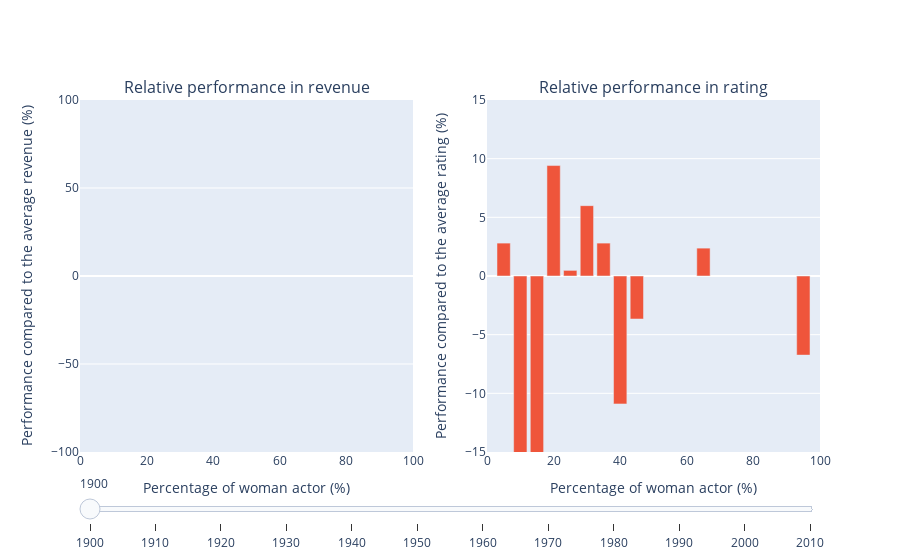

Here is the notebook cell this chart was saved with:
### Code cell
# Remove the rows where 'Year group' is 1880 or 1890. There are so few data and it's really not needed
new_df = new_df[~new_df['Year group'].isin([1880, 1890])]

# Group by 'Year group' and 'Percentage of Women Group', then calculate the mean
grouped_df = new_df.groupby(['Year group', 'Percentage of women group']).mean().reset_index()

# Get sorted unique years
years = sorted(grouped_df['Year group'].unique())

# Create a figure with subplots
fig = make_subplots(rows=1, cols=2, subplot_titles=('Relative performance in revenue', 'Relative performance in rating'))

# Set the initial Y axis ranges. So it does not change everytime we slide
bo_range = [-100, 100]
rating_range = [-15, 15]

# Define the initial year for the bar traces
initial_year = years[0]

# Add bar traces for the initial year to set up the figure
fig.add_trace(
    go.Bar(x=grouped_df[grouped_df['Year group'] == initial_year]['Percentage of women group'],
           y=grouped_df[grouped_df['Year group'] == initial_year]['Performance vs average BO'],
           name='Performance vs average BO'),
    row=1, col=1
)
fig.add_trace(
    go.Bar(x=grouped_df[grouped_df['Year group'] == initial_year]['Percentage of women group'],
           y=grouped_df[grouped_df['Year group'] == initial_year]['Performance vs average rating'],
           name='Performance vs average rating'),
    row=1, col=2
)

# Create the frames for the animation
frames = []
for year in years:
    frame = go.Frame(
        data=[
            go.Bar(x=grouped_df[grouped_df['Year group'] == year]['Percentage of women group'],
                   y=grouped_df[grouped_df['Year group'] == year]['Performance vs average BO']),
            go.Bar(x=grouped_df[grouped_df['Year group'] == year]['Percentage of women group'],
                   y=grouped_df[grouped_df['Year group'] == year]['Performance vs average rating'])
        ],
        name=str(year)
    )
    frames.append(frame)

fig.frames = frames

# Create the slider
sliders = [{
    'steps': [
        {
            'method': 'animate',
            'label': str(year),
            'args': [[str(year)], {'frame': {'duration': 300, 'redraw': True}, 'mode': 'immediate'}]
        } for year in years
    ]
}]

fig.update_layout(
    showlegend=False,  # This hides the legend
    sliders=sliders

)

# Set the X axis range to be between 0 and 100 and add title for both subplots
fig.update_xaxes(range=[0, 100], title_text='Percentage of woman actor (%)', row=1, col=1)
fig.update_xaxes(range=[0, 100], title_text='Percentage of woman actor (%)', row=1, col=2)

# Set the Y axis range
fig.update_yaxes(range=bo_range, title_text='Performance compared to the average revenue (%)', row=1, col=1)
fig.update_yaxes(range=rating_range, title_text='Performance compared to the average rating (%)', row=1, col=2)

# Saving the figure
#fig.write_html("./plots/gilles_dynamic.html")

# Show the figure
fig.show()

### Figure 1 — Plotly figure (JSON) as saved in the notebook; plotly's stock layout.template omitted (floating-point values rounded to 4 significant figures)
{"data": [{"name": "Performance vs average BO", "type": "bar", "x": [5, 10, 15, 20, 25, 30, 35, 40, 45, 65, 95], "xaxis": "x", "y": [null, null, null, null, null, null, null, null, null, null, null], "yaxis": "y"}, {"name": "Performance vs average rating", "type": "bar", "x": [5, 10, 15, 20, 25, 30, 35, 40, 45, 65, 95], "xaxis": "x2", "y": [2.804, -26.32, -26.32, 9.413, 0.4784, 5.994, 2.804, -10.9, -3.664, 2.375, -6.742], "yaxis": "y2"}], "layout": {"annotations": [{"font": {"size": 16}, "showarrow": false, "text": "Relative performance in revenue", "x": 0.225, "xanchor": "center", "xref": "paper", "y": 1, "yanchor": "bottom", "yref": "paper"}, {"font": {"size": 16}, "showarrow": false, "text": "Relative performance in rating", "x": 0.775, "xanchor": "center", "xref": "paper", "y": 1, "yanchor": "bottom", "yref": "paper"}], "showlegend": false, "sliders": [{"steps": [{"args": [["1900"], {"frame": {"duration": 300, "redraw": true}, "mode": "immediate"}], "label": "1900", "method": "animate"}, {"args": [["1910"], {"frame": {"duration": 300, "redraw": true}, "mode": "immediate"}], "label": "1910", "method": "animate"}, {"args": [["1920"], {"frame": {"duration": 300, "redraw": true}, "mode": "immediate"}], "label": "1920", "method": "animate"}, {"args": [["1930"], {"frame": {"duration": 300, "redraw": true}, "mode": "immediate"}], "label": "1930", "method": "animate"}, {"args": [["1940"], {"frame": {"duration": 300, "redraw": true}, "mode": "immediate"}], "label": "1940", "method": "animate"}, {"args": [["1950"], {"frame": {"duration": 300, "redraw": true}, "mode": "immediate"}], "label": "1950", "method": "animate"}, {"args": [["1960"], {"frame": {"duration": 300, "redraw": true}, "mode": "immediate"}], "label": "1960", "method": "animate"}, {"args": [["1970"], {"frame": {"duration": 300, "redraw": true}, "mode": "immediate"}], "label": "1970", "method": "animate"}, {"args": [["1980"], {"frame": {"duration": 300, "redraw": true}, "mode": "immediate"}], "label": "1980", "method": "animate"}, {"args": [["1990"], {"frame": {"duration": 300, "redraw": true}, "mode": "immediate"}], "label": "1990", "method": "animate"}, {"args": [["2000"], {"frame": {"duration": 300, "redraw": true}, "mode": "immediate"}], "label": "2000", "method": "animate"}, {"args": [["2010"], {"frame": {"duration": 300, "redraw": true}, "mode": "immediate"}], "label": "2010", "method": "animate"}]}], "xaxis": {"anchor": "y", "domain": [0, 0.45], "range": [0, 100], "title": {"text": "Percentage of woman actor (%)"}}, "xaxis2": {"anchor": "y2", "domain": [0.55, 1], "range": [0, 100], "title": {"text": "Percentage of woman actor (%)"}}, "yaxis": {"anchor": "x", "domain": [0, 1], "range": [-100, 100], "title": {"text": "Performance compared to the average revenue (%)"}}, "yaxis2": {"anchor": "x2", "domain": [0, 1], "range": [-15, 15], "title": {"text": "Performance compared to the average rating (%)"}}}}
